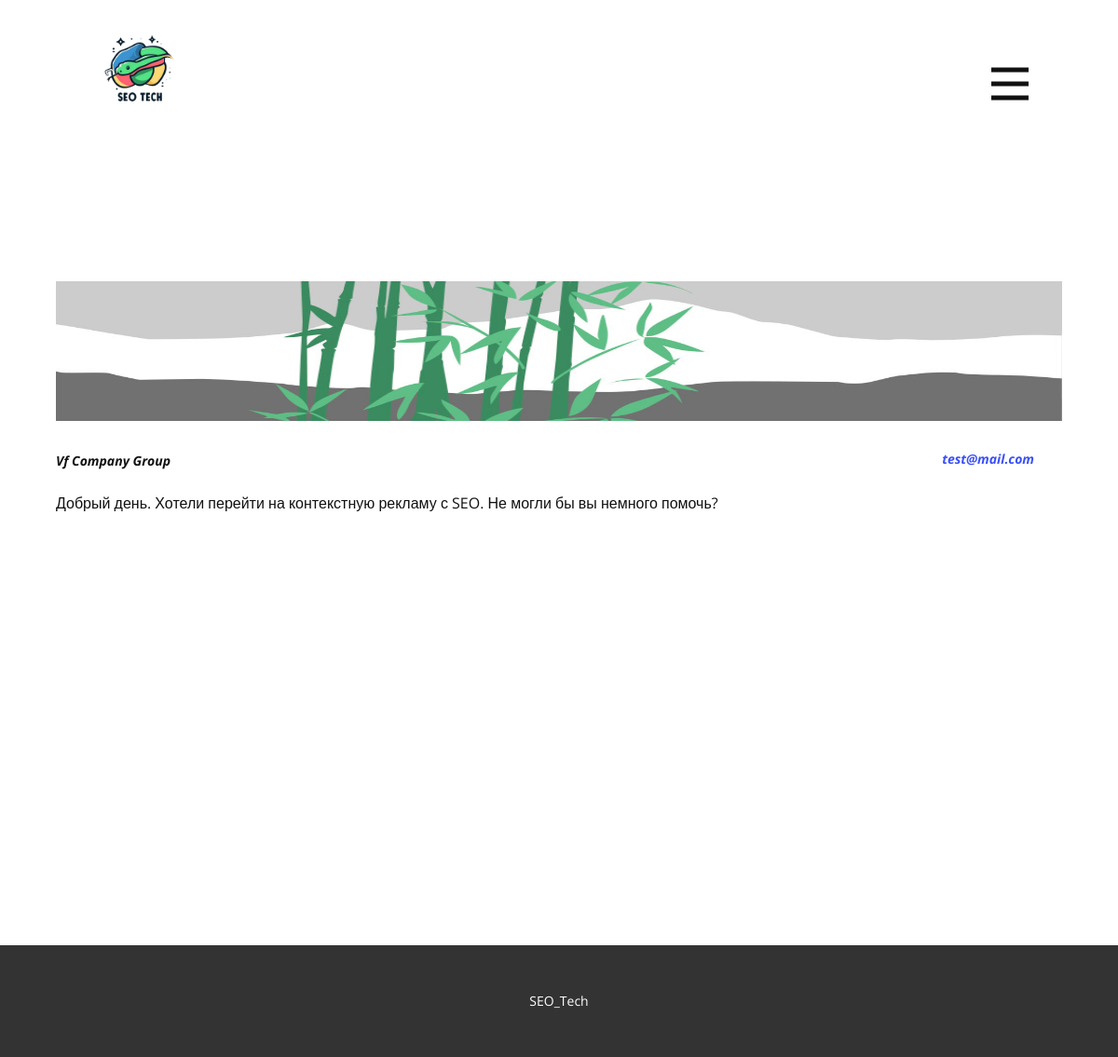
Page /admin_view/9/ on the committed database.
### main/models.py (models this page shows, shortened)
class AskLetter(models.Model):
    name = models.CharField(max_length=250, verbose_name="Имя")
    mail = models.EmailField(verbose_name="Почта")
    message = models.TextField(blank=True, null=True, verbose_name="Текст")
    is_read = models.BooleanField(default=False, verbose_name="Прочитано")
    class Meta:
        verbose_name = "Заявка"
        verbose_name_plural = "Заявки"
        ordering = ["-is_read"]

### main/views.py (the view)
# urls.py: path("admin_view/<int:pk>/", admin_detail_view, name="admin_detail_view"),
def admin_detail_view(request, pk):
    letter = AskLetter.objects.filter(id=pk).first()
    letter.is_read = True
    letter.save()
    context = {"letter": letter}
    return render(request, "main/pages/admin_detail.html", context)

### main/templates/main/pages/admin_detail.html (shortened to what this page needs)
{% extends 'main/base.html' %}
{% load static %}
{% block other_stylesheet %}
    <link rel="stylesheet" href="{% static 'css/Post-Template.css' %}" media="screen">
{% endblock %}
{% block content %}
<section class="u-align-center u-clearfix u-section-1" id="sec-1c55">
    <div class="u-clearfix u-sheet u-valign-middle-md u-valign-middle-sm u-valign-middle-xs u-sheet-1">
        <div class="u-container-style u-expanded-width u-post-details u-post-details-1">
            <div class="u-container-layout u-valign-middle u-container-layout-1">
                <img src="{% static 'img/68f64b9d.jpeg' %}" height="150px">
                <div class="u-blog-control u-metadata u-metadata-1">
                    <b><em><span class="u-meta-date u-meta-icon" style="font-size:14px;">{{ letter.name }}</span></em></b>
                    <b><em><span class="u-meta-date u-meta-icon" style="font-size:14px; float: right; margin-right:30px"><a href="mailto:{{ letter.mail }}">{{ letter.mail }}</a></span></em></b>
                </div>
                <div class="u-align-justify u-blog-control u-post-content u-text u-text-2 fr-view">
                    {{ letter.message }}
                </div>
            </div>
        </div>
    </div>
</section>
{% endblock %}

### main/static/css/Главная.css (style rules this page uses)
.u-section-1 { background-image: none; }
.u-section-1 .u-sheet-1 { min-height: 1456px; }
.u-section-1 .u-container-layout-1 { padding: 60px 50px 50px; }
.u-section-1 .u-text-2 { margin: 32px 0 0; }

### main/static/css/Post-Template.css (style rules this page uses)
.u-section-1 .u-sheet-1 { min-height: 835px; }
.u-section-1 .u-post-details-1 { min-height: 375px; margin-top: 60px; margin-bottom: -10px; }
.u-section-1 .u-container-layout-1 { padding: 30px; }
.u-section-1 .u-metadata-1 { margin-top: 30px; margin-bottom: 0; margin-left: 0; }
.u-section-1 .u-text-2 { margin-bottom: 0; margin-top: 20px; margin-left: 0; }

### rows in the picture
AskLetter: name "Vf Company Group", mail "test@mail.com", message "Добрый день. Хотели перейти на контекстную рекламу с SEO. Не могли бы вы немного помочь?"
